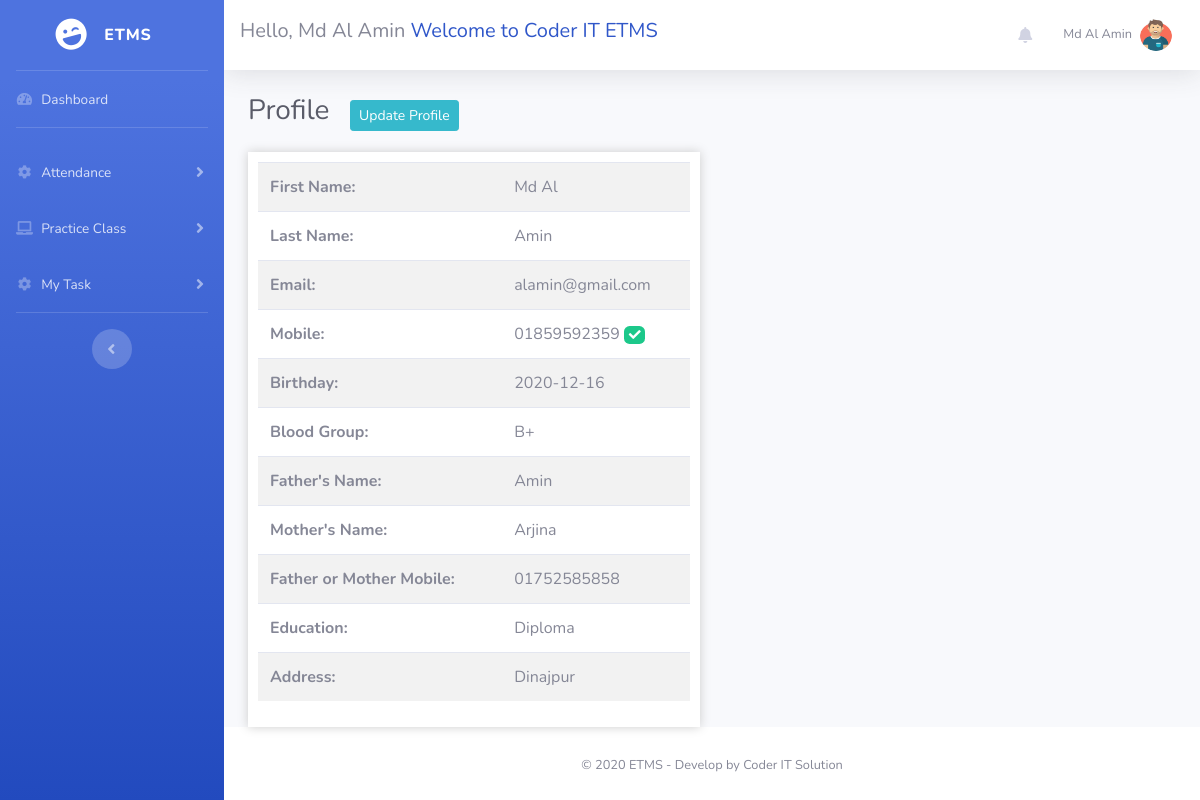
The app's page /profile.php (signed in) with its own data.
### tables this page shows
CREATE TABLE `em_users` (
  `u_id` int(11) NOT NULL,
  `first_name` varchar(255) NOT NULL,
  `last_name` varchar(255) NOT NULL,
  `email` varchar(255) NOT NULL,
  `mobile` varchar(255) NOT NULL,
  `birthday` date NOT NULL,
  `blood_group` varchar(100) NOT NULL,
  `father_name` varchar(255) NOT NULL,
  `mother_name` varchar(255) NOT NULL,
  `f_or_m_mobile` varchar(100) NOT NULL,
  `edu` varchar(100) DEFAULT NULL,
  `address` varchar(255) DEFAULT NULL,
  `password` varchar(255) NOT NULL,
  `register_date` datetime NOT NULL,
  `email_verify` int(100) NOT NULL DEFAULT 0,
  `email_verify_code` varchar(100) DEFAULT NULL,
  `mobile_verify` int(11) NOT NULL DEFAULT 0,
  `mobile_verify_code` varchar(100) DEFAULT NULL,
  `photo` varchar(255) DEFAULT NULL,
  `reset_code` int(11) DEFAULT NULL
);

### functions.php (called while the page is built, shortened)
<?php
require_once('config.php');
function em_user($id,$col){
	global $pdo;
    $stm=$pdo->prepare("SELECT $col FROM em_users WHERE u_id=?");
    $stm->execute(array($id));
   	$result=$stm->fetchAll(PDO::FETCH_ASSOC);
    return $result[0]["$col"];
}
 ?>

### profile.php (the view)
<?php require_once('header.php');
if(isset($_COOKIE['rememberUser'])){
    $user_id = $_COOKIE['rememberUser'];
}else{
    $user_id = $_SESSION['em_user'][0]['u_id'];
}
$mobile_verify_status = em_user($user_id,'mobile_verify');
?>
<h1 class="h3 mb-4 text-gray-800 d-inline-block">Profile</h1> &nbsp;&nbsp; &nbsp;<a class="btn btn-sm btn-info" href="profileUpdate.php?uid=<?php echo $user_id; ?>">Update Profile</a>
<div class="row">
	<div class="col-md-6">
		<div class="profileDetails">
			<table class="table  table-striped">
				<tr>
					<th>First Name:</th>
					<td><?php echo em_user($user_id,'first_name');?></td>
				</tr>
				<tr>
					<th>Last Name:</th>
					<td><?php echo em_user($user_id,'last_name');?></td>
				</tr>
				<tr>
					<th>Email:</th>
					<td><?php echo em_user($user_id,'email');?></td>
				</tr>
				<tr>
					<th>Mobile:</th>
					<td><?php echo em_user($user_id,'mobile');?>
						<?php if($mobile_verify_status  == 1){
							echo '<span class="badge badge-success"><i title="Mobile Veirfied!"   class="fa fa-check"></i></span>';
						} ?>
					</td>
				</tr>
				<tr>
					<th>Birthday:</th>
					<td><?php echo em_user($user_id,'birthday');?></td>
				</tr>
				<tr>
					<th>Blood Group:</th>
					<td><?php echo em_user($user_id,'blood_group');?></td>
				</tr>
				<tr>
					<th>Father's Name:</th>
					<td><?php echo em_user($user_id,'father_name');?></td>
				</tr>
				<tr>
					<th>Mother's Name:</th>
					<td><?php echo em_user($user_id,'mother_name');?></td>
				</tr>
				<tr>
					<th>Father or Mother Mobile:</th>
					<td><?php echo em_user($user_id,'f_or_m_mobile');?></td>
				</tr>
				<tr>
					<th>Education:</th>
					<td><?php echo em_user($user_id,'edu');?></td>
				</tr>
				<tr>
					<th>Address:</th>
					<td><?php echo em_user($user_id,'address');?></td>
				</tr>
			</table>
		</div>
	</div>
</div>
<?php require_once('footer.php'); ?>

### header.php (shortened to what this page needs)
<?php
require_once('config.php');
require_once('functions.php');
if(isset($_COOKIE['rememberUser'])){
    $user_id = $_COOKIE['rememberUser'];
}else{
    $user_id = $_SESSION['em_user'][0]['u_id'];
}
 ?>
<!DOCTYPE html>
<html lang="en">
<head>
     <link href="assets/vendor/datatables/dataTables.bootstrap4.min.css" rel="stylesheet">
    <link href="assets/vendor/fontawesome-free/css/all.min.css" rel="stylesheet" type="text/css">
      <link rel="stylesheet" href="admin/assets/bundles/summernote/summernote-bs4.css">
    <link href="assets/css/sb-admin-2.min.css" rel="stylesheet">
    <link href="https://cdnjs.cloudflare.com/ajax/libs/jquery-ui-timepicker-addon/1.6.3/jquery-ui-timepicker-addon.min.css" rel="stylesheet">
    <link rel="stylesheet" href="//code.jquery.com/ui/1.12.1/themes/base/jquery-ui.css">
    <link href="assets/css/custom.css" rel="stylesheet">
</head>
<body id="page-top">
    <div id="wrapper">
        <ul class="navbar-nav bg-gradient-primary sidebar sidebar-dark accordion" id="accordionSidebar">
            <a class="sidebar-brand d-flex align-items-center justify-content-center" href="index.php">
                <div class="sidebar-brand-icon rotate-n-15">
                    <i class="fas fa-laugh-wink"></i>
                </div>
                <div class="sidebar-brand-text mx-3">ETMS</div>
            </a>
            <hr class="sidebar-divider my-0">
            <li class="nav-item">
                <a class="nav-link" href="index.php">
                    <i class="fas fa-fw fa-tachometer-alt"></i>
                    <span>Dashboard</span></a>
            </li>
            <hr class="sidebar-divider">
            <li class="nav-item">
                <a class="nav-link collapsed" href="#" data-toggle="collapse" data-target="#collapseTwo"
                    aria-expanded="true" aria-controls="collapseTwo">
                    <i class="fas fa-fw fa-cog"></i>
                    <span>Attendance</span>
                </a>
            </li>
            <li class="nav-item">
                <a class="nav-link collapsed" href="#" data-toggle="collapse" data-target="#collapse3"
                    aria-expanded="true" aria-controls="collapse3">
                    <i class="fas fa-fw fa-laptop"></i>
                    <span>Practice Class</span>
                </a>
            </li>
            <li class="nav-item">
                <a class="nav-link collapsed" href="#" data-toggle="collapse" data-target="#collapse4"
                    aria-expanded="true" aria-controls="collapse4">
                    <i class="fas fa-fw fa-cog"></i>
                    <span>My Task</span>
                </a>
            </li>
            <hr class="sidebar-divider">
            <div class="text-center d-none d-md-inline">
                <button class="rounded-circle border-0" id="sidebarToggle"></button>
            </div>
        </ul>
        <div id="content-wrapper" class="d-flex flex-column">
            <div id="content">
                <nav class="navbar navbar-expand navbar-light bg-white topbar mb-4 static-top shadow">
                    <h5>Hello, <?php echo em_user($user_id,'first_name')." ".em_user($user_id,'last_name') ?> <span style="color:#3057C9">Welcome to Coder IT ETMS</span></h5>
                    <ul class="navbar-nav ml-auto">
                        <li class="nav-item dropdown no-arrow mx-1">
                            <a class="nav-link dropdown-toggle" href="#" id="alertsDropdown" role="button"
                                data-toggle="dropdown" aria-haspopup="true" aria-expanded="false">
                                <i class="fas fa-bell fa-fw"></i>
                            </a>
                        </li>
                        <li class="nav-item dropdown no-arrow">
                            <a class="nav-link dropdown-toggle" href="#" id="userDropdown" role="button"
                                data-toggle="dropdown" aria-haspopup="true" aria-expanded="false">
                            <span class="mr-2 d-none d-lg-inline text-gray-600 small">
                                <?php
                                 echo em_user($user_id,'first_name')." ".em_user($user_id,'last_name');
                                ?>
                            </span>
                                <img class="img-profile rounded-circle"
                                    src="
                                    <?php
                                    $photo = em_user($user_id,'photo');
                                    if($photo == null){
                                        echo "assets/img/undraw_profile.svg";
                                    }else{
                                        echo "profilephotos/".$photo;
                                    }
                                     ?>
                                    ">
                            </a>
                        </li>
                    </ul>
                </nav>
                <div class="container-fluid">

### assets/css/custom.css (style rules this page uses)
.profileDetails { background: #FFF; padding: 10px; box-shadow: 0 0 10px #ccc; }

### records on screen
em_users: first_name "Md Al", last_name "Amin", photo (picture), em_user($user_id,'first_name') "Md Al", email "alamin@gmail.com", mobile "01859592359", em_user($user_id,'birthday') "2020-12-16", blood_group "B+", father_name "Amin", mother_name "Arjina", f_or_m_mobile "01752585858", edu "Diploma", address "Dinajpur"
